Frame 1 (no input): blank canvas, image omitted
Frame 60 (no input): blank canvas, image omitted
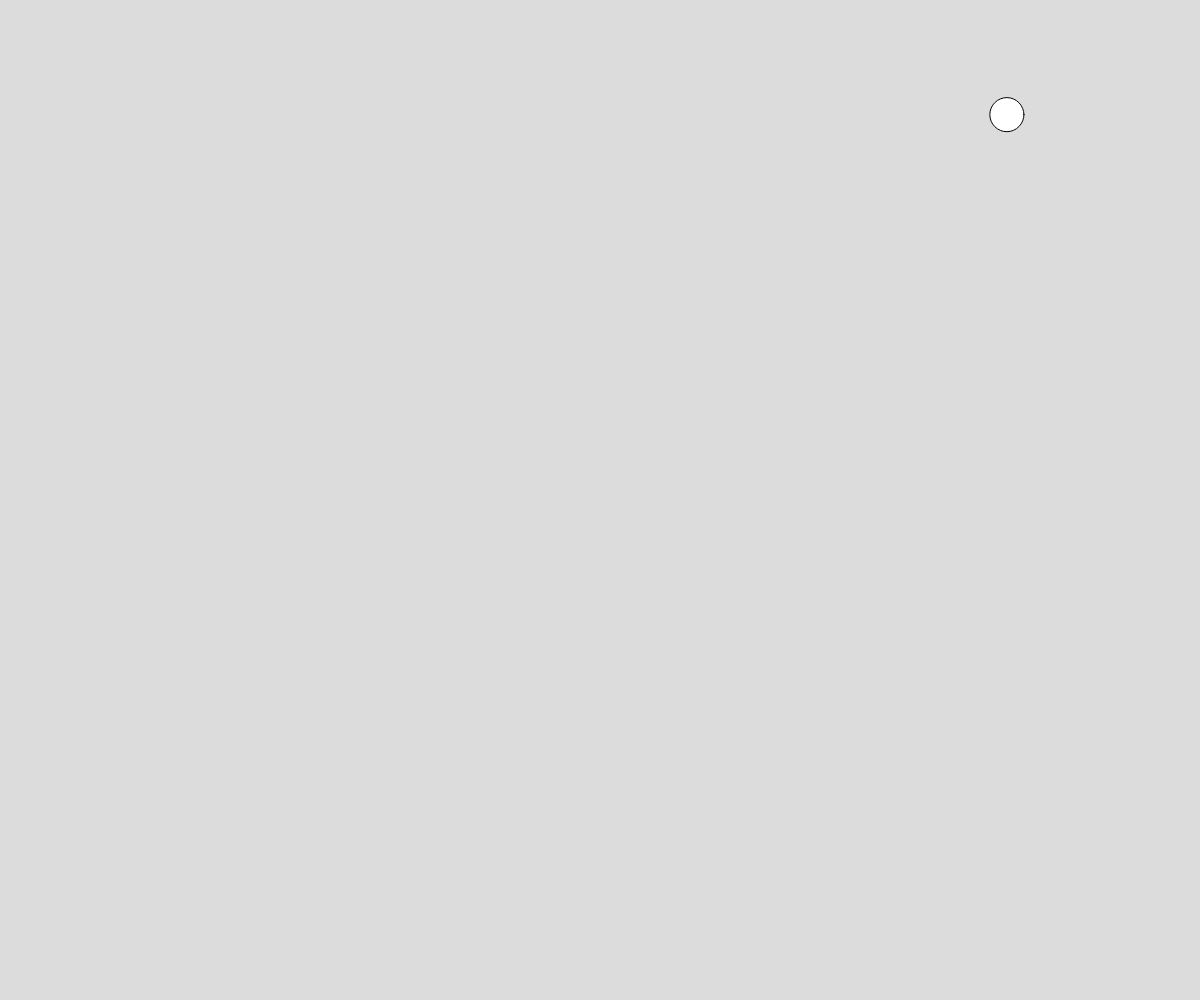
Frame 120 (the mouse pressed at the canvas centre since frame 60)

The p5.js sketch whose frames 1 and 60 were blank and that drew this single picture after the mouse press (run headless with seeded random() and noise() and a simulated clock; from frame 60 on, the mouse is pressed at the canvas centre):

// p5.js sketch
// ── sketch.js
// Ball Object Array

let balls = [];

function setup() {
  createCanvas(windowWidth, windowHeight);
}

function draw() {
  background(220);
  for (let ball of balls) {
    //move
    ball.x += ball.dx;
    ball.y += ball.dy;
    circle(ball.x, ball.y, ball.radius);
  }
}

function spawnball() {
  let theBall = {
    x: random(width),
    y: random(height),
    dx: random(-5, 5),
    dy: random(-5, 5),
    radius: random(10, 40)
  };
  balls.push(theBall);
}

function mousePressed() {
  spawnball();
}
